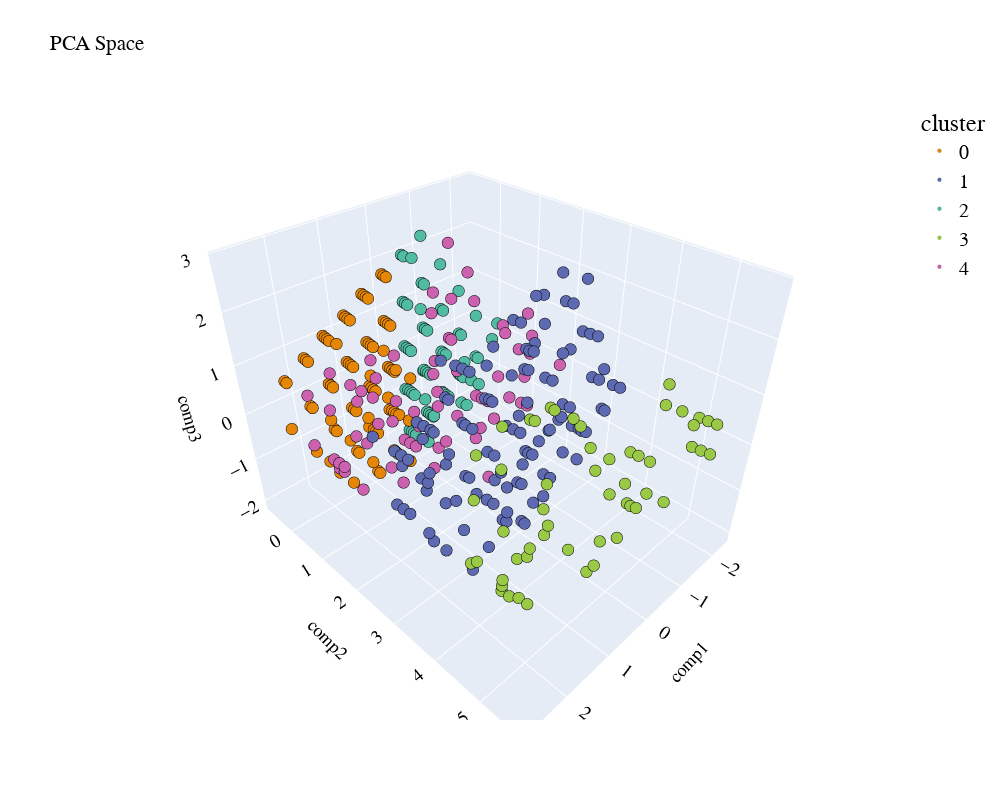

Here is the notebook cell this chart was saved with:
### Code cell
pca_3d_object, df_pca_3d = get_pca_3d(rfm_and_country_df.iloc[:, 1:5], clusters_predict)
plot_pca_3d(df_pca_3d, title = "PCA Space", opacity=1, width_line = 0.1)
print("The variability is :", pca_3d_object.eigenvalues_summary)

### Figure 1 — Plotly figure (JSON) as saved in the notebook; plotly's stock layout.template omitted (floating-point values rounded to 4 significant figures; data arrays with more than 128 entries replaced by an {"elided": "..."} marker saying what was removed)
{"data": [{"hovertemplate": "cluster=0<br>comp1=%{x}<br>comp2=%{y}<br>comp3=%{z}<extra></extra>", "legendgroup": "0", "marker": {"color": "rgb(229, 134, 6)", "line": {"color": "black", "width": 0.1}, "opacity": 1, "size": 4, "symbol": "circle"}, "mode": "markers", "name": "0", "scene": "scene", "showlegend": true, "type": "scatter3d", "x": {"elided": "1819 float values"}, "y": {"elided": "1819 float values"}, "z": {"elided": "1819 float values"}}, {"hovertemplate": "cluster=1<br>comp1=%{x}<br>comp2=%{y}<br>comp3=%{z}<extra></extra>", "legendgroup": "1", "marker": {"color": "rgb(93, 105, 177)", "line": {"color": "black", "width": 0.1}, "opacity": 1, "size": 4, "symbol": "circle"}, "mode": "markers", "name": "1", "scene": "scene", "showlegend": true, "type": "scatter3d", "x": {"elided": "212 float values"}, "y": {"elided": "212 float values"}, "z": {"elided": "212 float values"}}, {"hovertemplate": "cluster=2<br>comp1=%{x}<br>comp2=%{y}<br>comp3=%{z}<extra></extra>", "legendgroup": "2", "marker": {"color": "rgb(82, 188, 163)", "line": {"color": "black", "width": 0.1}, "opacity": 1, "size": 4, "symbol": "circle"}, "mode": "markers", "name": "2", "scene": "scene", "showlegend": true, "type": "scatter3d", "x": {"elided": "1879 float values"}, "y": {"elided": "1879 float values"}, "z": {"elided": "1879 float values"}}, {"hovertemplate": "cluster=3<br>comp1=%{x}<br>comp2=%{y}<br>comp3=%{z}<extra></extra>", "legendgroup": "3", "marker": {"color": "rgb(153, 201, 69)", "line": {"color": "black", "width": 0.1}, "opacity": 1, "size": 4, "symbol": "circle"}, "mode": "markers", "name": "3", "scene": "scene", "showlegend": true, "type": "scatter3d", "x": [2.758, -0.5843, 0.26, -1.467, 0.7211, 2.645, 0.26, 2.448, 1.294, 1.269, 1.553, 1.49, 0.06159, 2.435, 1.266, -1.479, 2.36, -1.096, 0.2474, 0.9434, 1.951, -0.5592, 2.337, 2.299, 0.2224, 0.2224, -1.953, -1.965, 0.8658, 1.18, 2.796, -1.492, 2.758, 2.41, 1.142, -1.965, -1.965, 1.49, 0.7943, -1.121, 0.5728, 2.186, 2.037, -1.99, -1.068, 1.951, -1.642, 0.8558, 0.994, -2.015, -0.6194, 1.105, -0.5843, -1.083, 2.025, -0.2714, 0.2499, 2.149, -1.94, 0.3231, 1.69, 1.863], "y": [4.76, 5.145, 5.493, 5.639, 5.53, 4.601, 5.493, 5.383, 5.026, 4.693, 4.368, 4.876, 4.233, 5.216, 4.625, 5.473, 4.215, 4.441, 5.326, 5.081, 4.913, 5.479, 5.291, 4.791, 4.992, 4.992, 5.269, 5.102, 4.013, 5.499, 5.261, 5.306, 4.76, 4.883, 4.999, 5.102, 5.102, 4.876, 5.121, 5.449, 4.937, 4.631, 4.671, 4.768, 4.842, 4.913, 4.646, 3.913, 4.406, 4.435, 4.712, 4.498, 5.145, 4.608, 4.505, 4.59, 5.394, 4.131, 5.436, 4.985, 4.162, 5.088], "z": [0.3914, -0.2915, 0.1798, 0.2821, -0.07217, 1.285, 0.1798, -0.1744, 2.073, 2.022, -0.7466, 0.2478, 0.8905, -0.1996, 2.028, 0.2568, -0.351, -0.1404, 0.1546, 1.437, -0.00424, -0.241, 0.7129, 0.6372, 0.1041, 0.1041, 0.4836, 0.4584, 1.292, -0.318, 0.4671, 0.2316, 0.3914, -0.2501, -0.3937, 0.4584, 0.4584, 0.2478, -1.035, 0.9297, 0.7394, 1.531, -0.942, 0.4079, -0.09609, -0.00424, 1.049, 1.261, 0.4179, 0.3575, -0.3733, -0.4694, -0.2915, -0.1151, -0.9672, 0.2681, 0.1484, 1.455, 0.5088, -0.8145, 1.701, 0.9397]}, {"hovertemplate": "cluster=4<br>comp1=%{x}<br>comp2=%{y}<br>comp3=%{z}<extra></extra>", "legendgroup": "4", "marker": {"color": "rgb(204, 97, 176)", "line": {"color": "black", "width": 0.1}, "opacity": 1, "size": 4, "symbol": "circle"}, "mode": "markers", "name": "4", "scene": "scene", "showlegend": true, "type": "scatter3d", "x": [-1.283, -1.782, -0.1637, -0.8597, 0.295, 0.5929, -1.321, -2.203, -1.283, -0.05297, -1.059, -0.7356, -0.5117, 2.097, -1.88, 0.4207, -0.4992, -1.507, -0.002903, 1.936, 0.1228, 1.961, 2.024, 0.01017, 2.319, 1.24, -1.296, -0.4009, 1.701, 0.1086, -0.4867, 1.054, -0.327, 0.3581, 1.165, -2.291, -1.943, 0.3581, -2.291, 0.7036, 1.515, 1.911, -2.266, 1.227, -0.2138, 2.433, 1.252, 1.328, 2.483, 0.8944, 2.433, 2.433, -0.327, 0.3581, 2.049, -0.8989, 2.508, -1.247, 0.7437, 0.07104, -0.675, 1.45, -1.943, -0.9603, 1.911, -0.6774, 2.495, 1.861, 0.6805, 1.6, 2.085, 1.737, -2.291, -0.1006, 2.372, 0.295], "y": [1.939, 1.401, 1.23, 1.475, 1.2, 0.4099, 1.438, 1.932, 1.939, 1.322, 1.558, 1.101, 1.353, 0.712, 1.476, 1.526, 1.52, 1.687, 1.989, 1.295, 2.316, 1.629, 1.121, 0.8142, 0.2633, 1.54, 1.772, 1.444, 1.577, 1.449, 1.686, 0.4469, 0.4036, 0.6918, 0.5387, 0.7644, 0.642, 0.6918, 0.7644, 0.5018, 0.4839, 0.9612, 1.098, 1.373, 0.563, 0.4227, 1.707, 1.365, 1.09, 1.73, 0.4227, 0.4227, 0.4036, 0.6918, 1.454, 0.2748, 1.424, 0.3972, 1.07, 0.9485, 0.526, 0.9243, 0.642, 1.483, 0.9612, 0.4584, 1.257, 0.2939, 1.578, 1.584, 0.5451, 0.6675, 0.7644, 0.7224, 0.9982, 1.2], "z": [-0.5188, -0.3425, 0.4364, -0.8465, 0.1906, 0.7311, -0.5945, -0.02097, -0.5188, -0.4509, 0.9847, 1.576, -0.205, -0.8808, 0.57, -0.6777, -0.1798, 1.262, -0.35, 1.026, -1.218, 1.077, 0.08218, -1.445, 0.6289, -0.2568, -0.544, -1.092, -0.5088, 2.047, -0.1546, 0.4791, 1.229, -0.8038, -0.4082, -0.1976, 0.4439, -0.8038, -0.1976, -0.1562, 0.2271, 0.9756, -0.1471, -0.282, 0.3355, -0.2646, -0.2316, -1.201, -0.1637, -0.9044, -0.2646, -0.2646, 1.229, -0.8038, 0.1326, 2.368, -0.1132, 1.727, -0.08666, 1.971, 0.5875, 1.228, 0.4439, 0.07218, 0.9756, 0.5937, -0.1384, 0.8747, 0.9077, 0.4099, -0.906, -1.547, -0.1976, -0.558, 0.7236, 0.1906]}], "layout": {"autosize": false, "font": {"color": "black", "family": "Gilroy", "size": 15}, "height": 800, "legend": {"font": {"size": 20}, "title": {"font": {"family": "Times New Roman"}, "text": "cluster"}, "tracegroupgap": 0}, "scene": {"domain": {"x": [0, 1], "y": [0, 1]}, "xaxis": {"title": {"font": {"color": "black"}, "text": "comp1"}}, "yaxis": {"title": {"font": {"color": "black"}, "text": "comp2"}}, "zaxis": {"title": {"font": {"color": "black"}, "text": "comp3"}}}, "showlegend": true, "title": {"text": "PCA Space"}, "width": 1000}}
